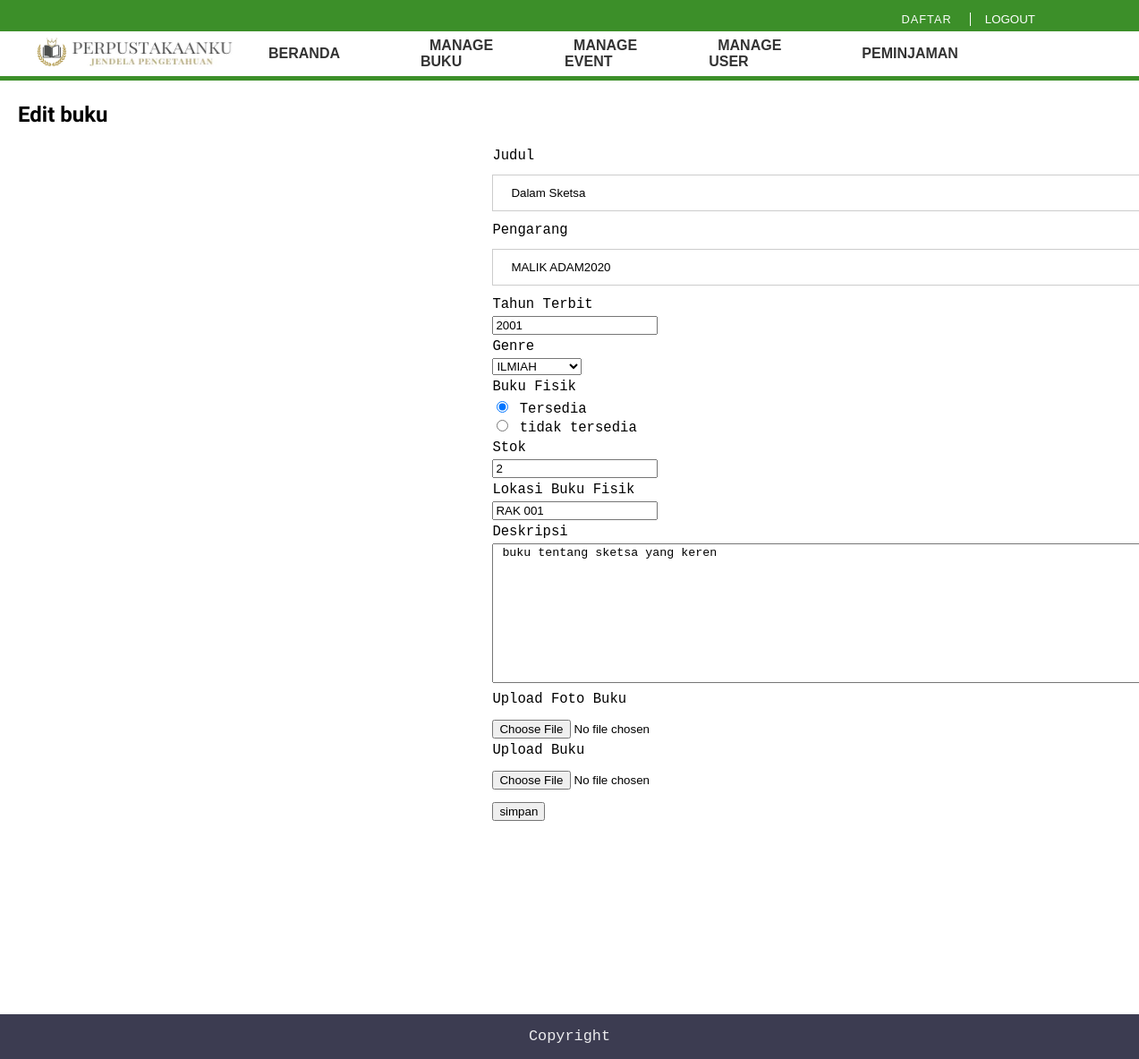
The app's page /editbuku.php?id=25 with its own data.
### tables this page shows
CREATE TABLE `buku` (
  `id` int(11) NOT NULL,
  `judul` varchar(50) NOT NULL,
  `pengarang` varchar(30) NOT NULL,
  `tahun` int(4) NOT NULL,
  `genre` varchar(30) NOT NULL,
  `fisik` varchar(30) NOT NULL,
  `stok` int(10) NOT NULL,
  `lokasi` varchar(50) NOT NULL,
  `deskripsi` text NOT NULL,
  `foto` varchar(100) NOT NULL
);

### editbuku.php (the view, shortened to what this page needs)
<?php
include 'koneksi/koneksi.php';
$id = $_GET['id'];
  $query = mysqli_query($conn, "SELECT * FROM buku WHERE id = $id");
  $data = mysqli_fetch_assoc($query);
  ?>
<!DOCTYPE html>
<html>
<head>
	<link rel="stylesheet" type="text/css" href="style.css">
</head>
<body>
<div class="navi">
	<div class="top-head">
		<ul>
			<li><button onclick="document.getElementById('id01').style.display='block'" style="width:auto;">LOGOUT</button></li>
			<a href="daftar.html"><li style="border-right: 1px solid white;">DAFTAR</li></a>
		</ul>
	</div>
	<div class="mid-head">
		<ul>
			<li><img style="height:35px; width:35px; margin-right:-100px" src="logo3.jpg"></li>
			<li><img style="width:180px; height:30px; margin-right:-50px; margin-left:-40px; float:right; padding-top:1px;" src="logo2.jpg"></li>
			<li><a href="index admin.php"><b>BERANDA</b></a></li>
			<li><a href="manage buku.php"><b>MANAGE BUKU</b></a></li>
			<li><a href="manage event.php"><b>MANAGE EVENT</b></a></li>
			<li><a href="kelolamember.php"><b>MANAGE USER</b></a></li>
			<li><a href="peminjaman.php"><b>PEMINJAMAN</b></a></li>
		</ul>
	</div>
	<div class="bot-head"></div>
</div>
<div class="header-gap">
	<img class="header-gap-white" src="white.jpg">
</div>
<div class="daftar">
	<h2 style="font-family: 'Yatra One'; margin-left:20px">Edit buku</h2>
	<form action="" enctype="multipart/form-data" method="POST">
	<table class="daftar-table">
		<tr>
			<td>Judul</td>
		</tr>
		<tr>
			<td><input type="text" placeholder="Masukkan Judul" name="judul" value="<?php echo $data['judul']; ?>" required></td>
		</tr>
		<tr>
			<td>Pengarang</td>
		</tr>
		<tr>
			<td><input type="text" placeholder="Masukkan Pengarang" name="pengarang" value="<?php echo $data['pengarang']; ?>" required></td>
		</tr>
		<tr>
			<td>Tahun Terbit</td>
		</tr>
		<tr>
			<td><input type="number" placeholder="Masukkan Thn Terbit" name="tahun" value="<?php echo $data['tahun']; ?>" required></td>
		</tr>
		<tr>
			<td>Genre</td>
		</tr>
		<tr>
			<td> <select name="genre">
    				<option value="ilmiah">ILMIAH</option>
  				</select></td>
		</tr>
		<tr>
			<td>Buku Fisik</td>
		</tr>
		<tr>
			<td> <input type="radio" name="fisik" value="tersedia" checked> Tersedia<br>
  				 <input type="radio" name="fisik" value="tidak tersedia"> tidak tersedia<br></td>
		</tr>
		<tr>
			<td>Stok</td>
		</tr>
		<tr>
			<td><input type="number" placeholder="Masukkan Stok Buku" name="stok" value="<?php echo $data['stok']; ?>" ></td>
		</tr>
		<tr>
			<td>Lokasi Buku Fisik</td>
		</tr>
		<tr>
			<td><input type="lokasi" placeholder="Masukkan Lokasi Buku" name="lokasi" value="<?php echo $data['lokasi']; ?>" ></td>
		</tr>
		<tr>
			<td>Deskripsi</td>
		</tr>
		<tr>
			<td><textarea cols="90" rows="10" placeholder="Masukkan Deskripsi Buku" name="deskripsi"   required> <?php echo $data['deskripsi']; ?></textarea></td>
		</tr>
		<tr>
			<td>Upload Foto Buku</td>
		</tr>
		<tr>
			<td><input style="margin-top: 10px;" type="file" name="foto" required></td>
		</tr>
		<tr>
			<td>Upload Buku</td>
		</tr>
		<tr>
			<td><input style="margin-top: 10px;" type="file" name="file"></td>
		</tr>
		<tr>
			<td><input style="margin-top: 10px;" type="submit" name="submit" value="simpan"></td>
		</tr>
	</table>
	</form>
</div>
<br><br><br><br><br><br><br><br><br><br><br><br>
<footer>
	<p class="footer-text">Copyright</p>
</footer>
</body>
</html>

### style.css (style rules this page uses)
body { height:100%; margin:0; padding:0; }
a { text-decoration:none; }
.navi { position:fixed; width: 100%; }
.top-head { margin-top:-17px; height:40px; transition: height 0.4s; background-color:rgb(60, 143, 41); }
.top-head ul { list-style-type: none; text-decoration:none; margin-right:90px; padding-top:15px; }
.top-head li { float:right; padding:10px; padding-top:0px; padding-bottom:0px; padding-right:20px; font-size:80%; }
.top-head ul a li { font-family: Helvetica; color:white; opacity:0.98; letter-spacing: 1px; transition: color 0.4s; }
.mid-head { height:50px; margin-top:-20px; transition: margin-top 0.5s, height 0.5s; background-color:white; }
.mid-head ul { list-style: none; text-decoration:none; display:flex; align-items: center; padding-top:5px; }
.mid-head ul li { float:left; }
.mid-head li { margin-right:80px; }
.mid-head ul li a { font-family: Helvetica; color:black; font-weight:500; opacity:0.8; padding:10px; border-radius: 5px; transition: background-color 0.3s, color 0.1s, underline 0.3s; }
.mid-head a { padding:0px; transition: padding 0.4s; }
.bot-head { height:5px; background-color:rgb(60, 143, 41); }
.header-gap-white { height:200px; margin-bottom:-110px; }
footer { background-color:rgb(60, 60, 81); height: 50px; text-align:center; color:white; margin-top:-20px; }
.footer-text { padding:15px; font-family:monospace; font-size:130%; opacity:0.9; }
input[type=text], input[type=password] { width: 100%; padding: 12px 20px; margin: 8px 0; display: inline-block; border: 1px solid #ccc; box-sizing: border-box; }
button { background-color: rgb(60, 143, 41); color: white; //padding: 14px 20px; margin: 8px 0; border: none; cursor: pointer; width: 100%; margin-top:-1px; transition: color 0.4s; }
.daftar-table { font-family:monospace; font-size: 120%; display: block; margin-left:43%; }

### records on screen
buku: judul "Dalam Sketsa", pengarang "MALIK ADAM2020", tahun "2001", stok "2", lokasi "RAK 001", deskripsi "buku tentang sketsa yang keren"
